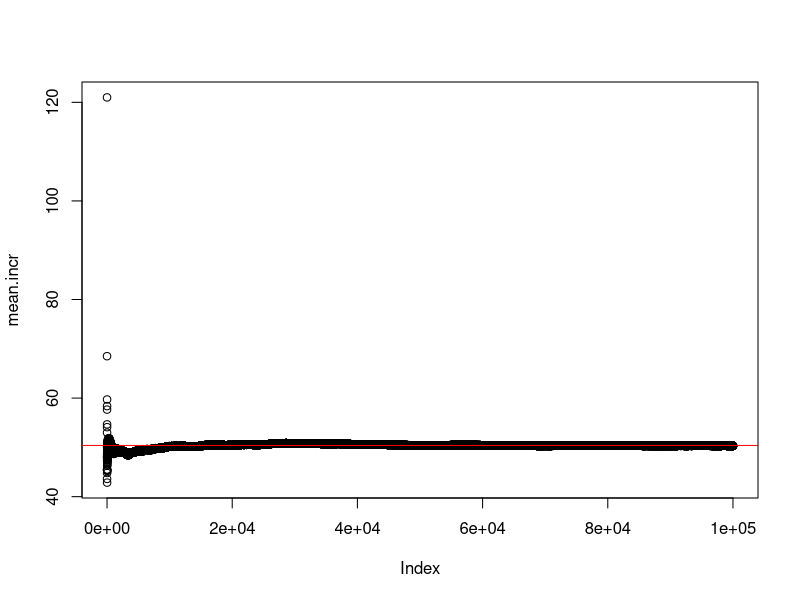
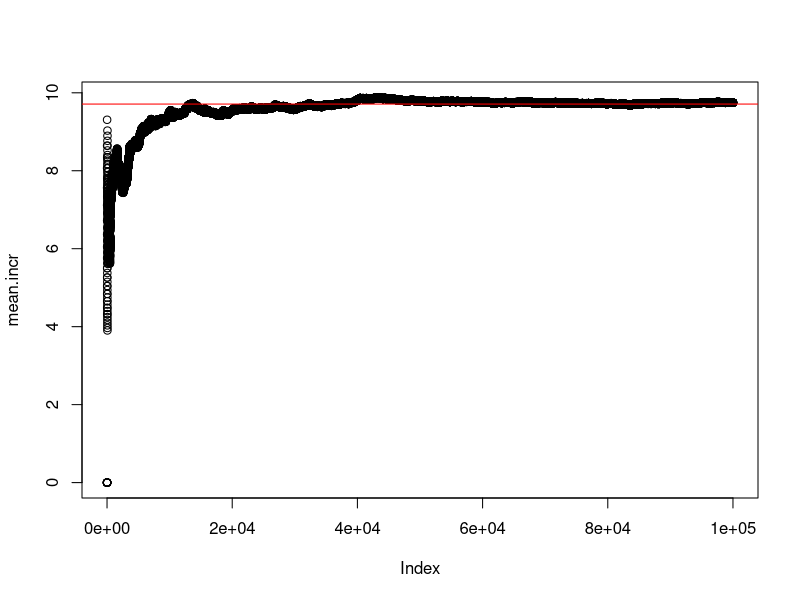

These figures' R source, in order: (Note: a time limit stopped this script after it produced the figures.)
# ---------------------------- E[a1^2] ----------------------------

# Verifico esattezza della forma chiusa di E[a1^2], i>1 dove
# a1= 1{x1<Y}+sum_{h=1}^m 1{x1<Y, Xh<Y}

B=10^5
m=10

res = vector()
x1 = runif(n=1, min=0, max=2)
for(b in 1:B){

  Xshort = runif(n=(m-1), min=0, max=2)
  X = c(x1, Xshort)
  Y = runif(n=1, min=0, max=2)

  cond2 = X<Y

  # a1
  cond11 = ifelse(x1<Y, 1, 0)
  cond21 = sum(cond2)*cond11
  a1 = cond21+cond11

  res[b] = a1^2
}

mean(res)
(closed = 4*(1-(punif(x1, min = 0, max = 2)))+
  5/2*(m-1)*(1-(punif(x1, min = 0, max = 2))^2)+
  (m-1)*(m-2)/3*(1-(punif(x1, min = 0, max = 2))^3))


mean.incr = sapply(1:B, function(b) mean(res[1:b]))
plot(mean.incr)
abline(h = closed, col = "red")


# ---------------------------- E[a1*ai] ----------------------------

# Verifico esattezza della forma chiusa di E[ai*a1], i>1 dove
# ai= 1{Xi<Y}+sum_{h=1}^m 1{Xi<Y, Xh<Y}
# a1= 1{x1<Y}+sum_{h=1}^m 1{x1<Y, Xh<Y}

B=10^5
m=10

#set.seed(123)
res = vector()
x1 = runif(n=1, min=0, max=2)
for(b in 1:B){

  Xh = runif(n=(m-2), min=0, max=2)
  Xi = runif(n=1, min=0, max=2)
  X = c(x1, Xi, Xh)
  Y = runif(n=1, min=0, max=2)

  cond2 = X<Y

  # a1
  cond11 = ifelse(x1<Y, 1, 0)
  cond21 = sum(cond2)*cond11
  a1 = cond21+cond11

  # ai
  cond1i = ifelse(Xi<Y, 1, 0)
  cond2i = sum(cond2)*cond1i
  ai = cond2i+cond1i

  res[b] = a1*ai

}

mean(res)
(closed = (m-2)^2/4*(1-(punif(x1, min = 0, max = 2))^4)+
  2*(m-2)*(1-(punif(x1, min = 0, max = 2))^3)+
  9/2*(1-(punif(x1, min = 0, max = 2))^2))


mean.incr = sapply(1:B, function(b) mean(res[1:b]))
plot(mean.incr)
abline(h = closed, col = "red")



# ---------------------------- E[ai^2] ----------------------------

# Verifico esattezza della forma chiusa di E[ai^2], i>1 dove
# ai= 1{Xi<Y}+sum_{h=1}^m 1{Xi<Y, Xh<Y}

B=10^5
m=10

#set.seed(123)
res = vector()
x1 = runif(n=1, min=0, max=2)
for(b in 1:B){

  Xshort = runif(n=(m-2), min=0, max=2)
  Xi = runif(n=1, min=0, max=2)
  X = c(x1, Xi, Xshort)
  Y = runif(n=1, min=0, max=2)

  cond2 = X<Y

  # ai
  cond1i = ifelse(Xi<Y, 1, 0)
  cond2i = sum(cond2)*cond1i
  ai = cond2i+cond1i

  res[b] = ai^2

}

mean(res)
closed = 2+5/3*(m-2)+(m-3)*(m-2)/4+
  2/3*(m-2)*(1-(punif(x1, min = 0, max = 2))^3)+
  5/2*(1-(punif(x1, min = 0, max = 2))^2)


mean.incr = sapply(1:B, function(b) mean(res[1:b]))
plot(mean.incr)
abline(h = closed, col = "red")


# ---------------------------- E[ai*aj] ----------------------------

# Verifico esattezza della forma chiusa di E[ai*aj], i,j>1 i!=j dove
# ai= 1{Xi<Y}+sum_{h=1}^m 1{Xi<Y, Xh<Y}
# aj= 1{Xj<Y}+sum_{r=1}^m 1{Xj<Y, Xr<Y}

B=10^5
m=10

#set.seed(123)
res = vector()
x1 = runif(n=1, min=0, max=2)
for(b in 1:B){

  Xshort = runif(n=(m-3), min=0, max=2)
  Xi = runif(n=1, min=0, max=2)
  Xj = runif(n=1, min=0, max=2)
  X = c(x1, Xi, Xj, Xshort)
  Y = runif(n=1, min=0, max=2)

  cond2 = X<Y

  # aj
  cond1j = ifelse(Xj<Y, 1, 0)
  cond2j = sum(cond2)*cond1j
  aj = cond2j+cond1j

  # ai
  cond1i = ifelse(Xi<Y, 1, 0)
  cond2i = sum(cond2)*cond1i
  ai = cond2i+cond1i

  res[b] = aj*ai

}

mean(res)
closed = 3+7/4*(m-3)+(m-3)*(m-4)/5+
  7/3*(1-(punif(x1, min = 0, max = 2))^2)+
  (m-3)/2*(1-(punif(x1, min = 0, max = 2))^4)


mean.incr = sapply(1:B, function(b) mean(res[1:b]))
plot(mean.incr)
abline(h = closed, col = "red")


# ---------------------------- theta = E[h(X1,X2,...,Xm,Y)] ----------------------------


# Verifico esattezza della forma chiusa di E[h(X1, X2,...,Xm,Y)], dove
# anche X1 è random e
# h(x1, X2,...,Xm,Y) = sum_{i=1}^m ai dove
# ai= 1{Xi<Y}+sum_{h=1}^m 1{Xi<Y, Xh<Y}

B=10^5
m=10

res = vector()
for(b in 1:B){

  X = runif(n=m, min=0, max=2)
  Y = runif(n=1, min=0, max=2)

  cond2 = X<Y

  a = vector()
  for(i in 1:m){
    # ai
    cond1i = ifelse(X[i]<Y, 1, 0)
    cond2i = sum(cond2)*cond1i
    a[i] = cond2i+cond1i
  }
  res[b] = sum(a)
}

mean(res)
theta = m+m*(m-1)/3


mean.incr = sapply(1:B, function(b) mean(res[1:b]))
plot(mean.incr)
abline(h = theta, col = "red")

# ---------------------------- E[h(x1,X2,...,Xm,Y)] ----------------------------

# Verifico esattezza della forma chiusa di E[h(x1, X2,...,Xm,Y)], dove
# h(x1, X2,...,Xm,Y) = sum_{i=1}^m ai dove
# ai= 1{Xi<Y}+sum_{h=1}^m 1{Xi<Y, Xh<Y}

B=10^5
m=10

res = vector()
x1 = runif(n=1, min=0, max=2)
for(b in 1:B){

  Xshort = runif(n=(m-1), min=0, max=2)
  X = c(x1, Xshort)
  Y = runif(n=1, min=0, max=2)

  cond2 = X<Y

  a = vector()
  for(i in 1:m){
    # ai
    cond1i = ifelse(X[i]<Y, 1, 0)
    cond2i = sum(cond2)*cond1i
    a[i] = cond2i+cond1i
  }
  res[b] = sum(a)
}

mean(res)
closed = 2*(1-punif(x1, min = 0, max = 2))+
  (m-1)*(1-(punif(x1, min = 0, max = 2))^2)+
  (m-1)/3*(1+m)

closed2 = 2*(1-punif(x1, min = 0, max = 2))+
  (m-1)*(1-(punif(x1, min = 0, max = 2))^2)/2+
  (m-1)/3*(1+m)

mean.incr = sapply(1:B, function(b) mean(res[1:b]))
plot(mean.incr)
abline(h = closed, col = "red")




# ---------------------------- E[h(x1,X2,...,Xm,Y)^2] ----------------------------

# Verifico esattezza della forma chiusa di E[h(x1, X2,...,Xm,Y)^2], dove
# h(x1, X2,...,Xm,Y) = sum_{i=1}^m ai dove
# ai= 1{Xi<Y}+sum_{h=1}^m 1{Xi<Y, Xh<Y}

B=10^5
m=10

res = vector()
x1 = runif(n=1, min=0, max=2)
for(b in 1:B){

  Xshort = runif(n=(m-1), min=0, max=2)
  X = c(x1, Xshort)
  Y = runif(n=1, min=0, max=2)

  cond2 = X<Y

  a = vector()
  for(i in 1:m){
    # ai
    cond1i = ifelse(X[i]<Y, 1, 0)
    cond2i = sum(cond2)*cond1i
    a[i] = cond2i+cond1i
  }
  res[b] = sum(a)^2
}

mean(res)
closed = 1/15*(m^2-1)*(3*m^2-2)+
  4*(1-punif(x1, min = 0, max = 2))+
  (m-1)*14*(1-punif(x1, min = 0, max = 2)^2)+
  (m-1)*(m-2)*22/3*(1-punif(x1, min = 0, max = 2)^3)+
  (m-1)*(m-2)*(2*m-5)/2*(1-punif(x1, min = 0, max = 2)^4)


mean.incr = sapply(1:B, function(b) mean(res[1:b]))
plot(mean.incr)
abline(h = closed, col = "red")




# -------------------------- z11 ----------------------------------------------

B=10^5
m = 10

theta = m+m*(m-1)/3
theta2 = theta^2

Eh2x1 = function(x1){
  out = 1/15*(m^2-1)*(3*m^2-2)+
    4*(1-punif(x1, min = 0, max = 2))+
    (m-1)*14*(1-punif(x1, min = 0, max = 2)^2)+
    (m-1)*(m-2)*22/3*(1-punif(x1, min = 0, max = 2)^3)+
    (m-1)*(m-2)*(2*m-5)/2*(1-punif(x1, min = 0, max = 2)^4)
  return(out)
}

Ehx1 = function(x1){
  out = 2*(1-punif(x1, min = 0, max = 2))+
    (m-1)*(1-(punif(x1, min = 0, max = 2))^2)+
    (m-1)/3*(1+m)
  return(out)
}

x1s = runif(n=B, min=0, max=2)
res = sapply(x1s, function(x) Eh2x1(x)+theta2-2*theta*Ehx1(x))


mean(res)

(z11 = 4/45*m^4+16/45*m^3+29/90*m^2+13/30*m-1/5)

mean.incr = sapply(1:B, function(b) mean(res[1:b]))
plot(mean.incr)
abline(h = z11, col = "red")


mean.incr[(B-500):B]
z11
